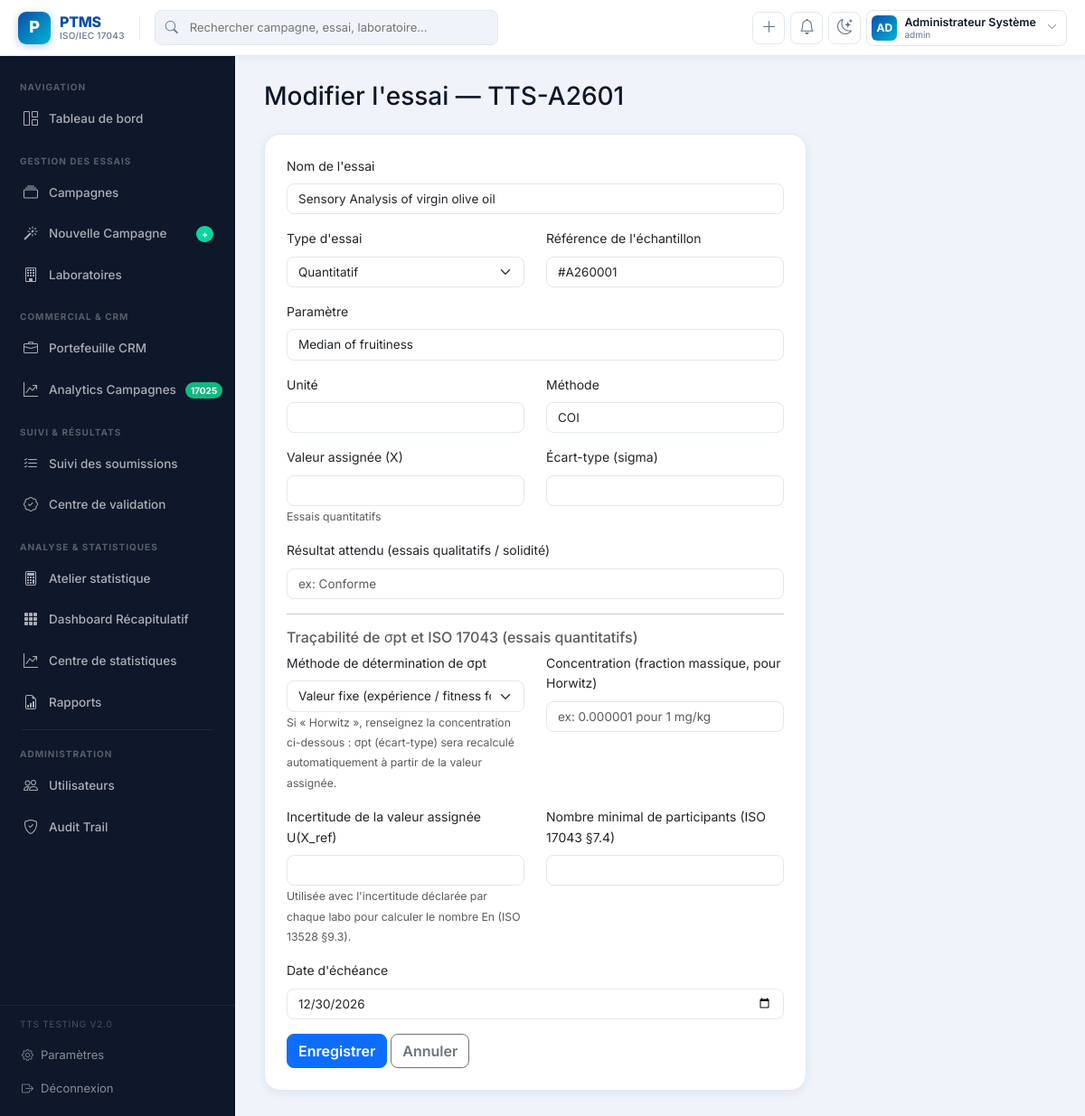
The app's page /trials/16/edit (signed in) with its own data.
### models.py (models this page shows, shortened)
class User(UserMixin, db.Model):
    __tablename__ = "users"
    id = db.Column(db.Integer, primary_key=True)
    username = db.Column(db.String(80), unique=True, nullable=False)
    email = db.Column(db.String(150), unique=True, nullable=False)
    password_hash = db.Column(db.String(255), nullable=False)
    full_name = db.Column(db.String(150), nullable=False)
    role = db.Column(db.String(30), nullable=False, default="participant")
    laboratory_id = db.Column(db.Integer, db.ForeignKey("laboratories.id"), nullable=True)
    active = db.Column(db.Boolean, default=True)
    created_at = db.Column(db.DateTime, default=datetime.utcnow)
    last_login = db.Column(db.DateTime, nullable=True)
    laboratory = db.relationship("Laboratory", back_populates="users")
    def is_admin(self):
        return self.role == "admin"
    def is_participant(self):
        return self.role == "participant"
    def is_staff(self):
        return self.role in ("admin", "chef_technique", "auditeur")

class Campaign(db.Model):
    __tablename__ = "campaigns"
    id = db.Column(db.Integer, primary_key=True)
    reference = db.Column(db.String(50), unique=True, nullable=False)
    name = db.Column(db.String(200), nullable=False)
    description = db.Column(db.Text)
    status = db.Column(db.String(30), default="draft")  # draft, active, closed, archived
    start_date = db.Column(db.Date)
    end_date = db.Column(db.Date)
    report_published = db.Column(db.Boolean, default=False)
    created_by = db.Column(db.Integer, db.ForeignKey("users.id"))
    created_at = db.Column(db.DateTime, default=datetime.utcnow)
    trials = db.relationship("Trial", back_populates="campaign", cascade="all, delete-orphan")
    laboratories = db.relationship("CampaignLaboratory", back_populates="campaign", cascade="all, delete-orphan")

class Trial(db.Model):
    __tablename__ = "trials"
    id = db.Column(db.Integer, primary_key=True)
    campaign_id = db.Column(db.Integer, db.ForeignKey("campaigns.id"), nullable=False)
    name = db.Column(db.String(200), nullable=False)
    trial_type = db.Column(db.String(20), nullable=False, default="quantitative")  # quantitative / qualitative / solidite
    parameter = db.Column(db.String(150))
    unit = db.Column(db.String(30))
    method = db.Column(db.String(150))
    sample_reference = db.Column(db.String(150))  # référence de l'échantillon testé (FTE 004/008)
    target_value = db.Column(db.Float, nullable=True)   # valeur assignée (X) — essais quantitatifs
    target_sd = db.Column(db.Float, nullable=True)       # écart-type pour évaluation (sigma) — essais quantitatifs
    expected_qualitative_result = db.Column(db.String(150), nullable=True)  # résultat attendu — essais qualitatifs/solidité
    due_date = db.Column(db.Date, nullable=True)
    sigma_pt_method = db.Column(db.String(20), nullable=False, default="fixe")
    sigma_pt_traceability = db.Column(db.Text, nullable=True)  # justification/texte de traçabilité, auto-rempli si Horwitz
    min_participants = db.Column(db.Integer, nullable=True)  # seuil minimal de participants (ISO 17043 §7.4)
    reference_uncertainty = db.Column(db.Float, nullable=True)  # U(X_ref), incertitude élargie de la valeur assignée
    campaign = db.relationship("Campaign", back_populates="trials")
    forms = db.relationship("ParticipantForm", back_populates="trial", cascade="all, delete-orphan")
    homogeneity_assessment = db.relationship(
        "HomogeneityStabilityAssessment", back_populates="trial",
        uselist=False, cascade="all, delete-orphan",
    )

### blueprints/trials.py (the view, shortened to what this page needs)
@trials_bp.route("/<int:trial_id>/edit", methods=["GET", "POST"])
@login_required
@roles_required("admin", "chef_technique")
def edit_trial(trial_id):
    trial = Trial.query.get_or_404(trial_id)
    return render_template("trials/form.html", campaign=trial.campaign, trial=trial)

### templates/trials/form.html (shortened to what this page needs)
{% extends "base.html" %}
{% block content %}
<h3 class="mb-4"> {{ 'Modifier l\'essai' if trial else 'Nouvel essai' }} — {{ campaign.reference }}</h3>
<div class="card card-kpi p-4" style="max-width:600px;">
    <form method="POST">
        <div class="mb-3">
            <label class="form-label">Nom de l'essai</label>
            <input type="text" class="form-control" name="name" value="{{ trial.name if trial else '' }}" required>
        </div>
        <div class="row">
            <div class="col-md-6 mb-3">
                <label class="form-label">Type d'essai</label>
                <select class="form-select" name="trial_type">
                    <option value="quantitative" {{ 'selected' if trial and trial.trial_type=='quantitative' }}>Quantitatif</option>
                </select>
            </div>
            <div class="col-md-6 mb-3">
                <label class="form-label">Référence de l'échantillon</label>
                <input type="text" class="form-control" name="sample_reference" value="{{ trial.sample_reference if trial else '' }}">
            </div>
        </div>
        <div class="mb-3">
            <label class="form-label">Paramètre</label>
            <input type="text" class="form-control" name="parameter" value="{{ trial.parameter if trial else '' }}">
        </div>
        <div class="row">
            <div class="col-md-6 mb-3">
                <label class="form-label">Unité</label>
                <input type="text" class="form-control" name="unit" value="{{ trial.unit if trial else '' }}">
            </div>
            <div class="col-md-6 mb-3">
                <label class="form-label">Méthode</label>
                <input type="text" class="form-control" name="method" value="{{ trial.method if trial else '' }}">
            </div>
        </div>
        <div class="row">
            <div class="col-md-6 mb-3">
                <label class="form-label">Valeur assignée (X)</label>
                <input type="number" step="any" class="form-control" name="target_value" value="{{ trial.target_value if trial and trial.target_value is not none else '' }}">
                <span class="form-text">Essais quantitatifs</span>
            </div>
            <div class="col-md-6 mb-3">
                <label class="form-label">Écart-type (sigma)</label>
                <input type="number" step="any" class="form-control" name="target_sd" value="{{ trial.target_sd if trial and trial.target_sd is not none else '' }}">
            </div>
        </div>
        <div class="mb-3">
            <label class="form-label">Résultat attendu (essais qualitatifs / solidité)</label>
            <input type="text" class="form-control" name="expected_qualitative_result" value="{{ trial.expected_qualitative_result if trial and trial.expected_qualitative_result else '' }}" placeholder="ex: Conforme">
        </div>
        <hr>
        <h6 class="text-muted">Traçabilité de σpt et ISO 17043 (essais quantitatifs)</h6>
        <div class="row">
            <div class="col-md-6 mb-3">
                <label class="form-label">Méthode de détermination de σpt</label>
                <select class="form-select" name="sigma_pt_method">
                    <option value="fixe" {{ 'selected' if trial and trial.sigma_pt_method=='fixe' }}>Valeur fixe (expérience / fitness for purpose)</option>
                </select>
                <span class="form-text">Si « Horwitz », renseignez la concentration ci-dessous : σpt (écart-type) sera recalculé automatiquement à partir de la valeur assignée.</span>
            </div>
            <div class="col-md-6 mb-3">
                <label class="form-label">Concentration (fraction massique, pour Horwitz)</label>
                <input type="number" step="any" class="form-control" name="horwitz_concentration" placeholder="ex: 0.000001 pour 1 mg/kg">
            </div>
        </div>
        <div class="row">
            <div class="col-md-6 mb-3">
                <label class="form-label">Incertitude de la valeur assignée U(X_ref)</label>
                <input type="number" step="any" class="form-control" name="reference_uncertainty" value="{{ trial.reference_uncertainty if trial and trial.reference_uncertainty is not none else '' }}">
                <span class="form-text">Utilisée avec l'incertitude déclarée par chaque labo pour calculer le nombre En (ISO 13528 §9.3).</span>
            </div>
            <div class="col-md-6 mb-3">
                <label class="form-label">Nombre minimal de participants (ISO 17043 §7.4)</label>
                <input type="number" class="form-control" name="min_participants" value="{{ trial.min_participants if trial and trial.min_participants is not none else '' }}">
            </div>
        </div>
        <div class="mb-3">
            <label class="form-label">Date d'échéance</label>
            <input type="date" class="form-control" name="due_date" value="{{ trial.due_date if trial and trial.due_date else '' }}">
        </div>
        <button type="submit" class="btn btn-primary">Enregistrer</button>
        <a href="{{ url_for('trials.list_trials', campaign_id=campaign.id) }}" class="btn btn-outline-secondary">Annuler</a>
    </form>
</div>
{% endblock %}

### templates/base.html (shortened to what this page needs)
<!DOCTYPE html>
<html lang="fr">
<head>
    <link href="https://cdn.jsdelivr.net/npm/bootstrap@5.3.2/dist/css/bootstrap.min.css" rel="stylesheet">
    <link href="https://cdn.jsdelivr.net/npm/bootstrap-icons@1.11.3/font/bootstrap-icons.css" rel="stylesheet">
</head>
<body>
{% if current_user.is_authenticated %}
<nav class="ptms-topnav">
    <a class="ptms-brand" href="{{ url_for('dashboard.index') }}">
        <div class="ptms-brand-logo">P</div>
        <div class="ptms-brand-text">
            <span class="ptms-brand-name">PTMS</span>
            <span class="ptms-brand-sub">ISO/IEC 17043</span>
        </div>
    </a>
    <div class="ptms-topnav-search position-relative">
        <input type="text" placeholder="Rechercher campagne, essai, laboratoire…" id="globalSearch">
    </div>
    <div class="ptms-topnav-actions">
        {% if current_user.is_staff() %}
        <a href="{{ url_for('wizard.start') }}" class="ptms-icon-btn" title="Nouvelle campagne">
            <i class="bi bi-plus-lg"></i>
        </a>
        {% endif %}
        <a href="{{ url_for('dashboard.index') }}" class="ptms-icon-btn" id="notifBtn">
            <i class="bi bi-bell"></i>
        </a>
        <button class="ptms-icon-btn" onclick="toggleTheme()" title="Apparence">
            <i class="bi bi-moon-stars" id="themeIcon"></i>
        </button>
        <div class="dropdown">
            <a class="ptms-user-pill" data-bs-toggle="dropdown" href="#">
                <div class="ptms-user-avatar">
                    {{ current_user.full_name[:2].upper() if current_user.full_name else 'PT' }}
                </div>
                <div class="ptms-user-info">
                    <div class="ptms-user-name">{{ current_user.full_name or current_user.email }}</div>
                    <div class="ptms-user-role">{{ current_user.role }}</div>
                </div>
                <i class="bi bi-chevron-down ms-1" style="font-size:11px;color:var(--ptms-muted)"></i>
            </a>
        </div>
    </div>
</nav>
<aside class="ptms-sidebar" id="ptmsSidebar">
    <div class="ptms-sidebar-inner">
        <div class="ptms-sidebar-section">
            <div class="ptms-sidebar-section-label">Navigation</div>
            <a href="{{ url_for('dashboard.index') }}" class="ptms-nav-link {% if request.endpoint and 'dashboard' in request.endpoint %}active{% endif %}">
                <i class="bi bi-grid-1x2"></i> Tableau de bord
            </a>
        </div>
        {% if current_user.is_staff() %}
        <div class="ptms-sidebar-section">
            <div class="ptms-sidebar-section-label">Gestion des Essais</div>
            <a href="{{ url_for('campaigns.list_campaigns') }}" class="ptms-nav-link {% if request.endpoint and 'campaign' in request.endpoint %}active{% endif %}">
                <i class="bi bi-collection"></i> Campagnes
            </a>
            {% if current_user.role in ['admin','chef_technique'] %}
            <a href="{{ url_for('wizard.start') }}" class="ptms-nav-link {% if request.endpoint and 'wizard' in request.endpoint %}active{% endif %}">
                <i class="bi bi-magic"></i> Nouvelle Campagne
                <span class="ptms-nav-badge" style="background:var(--ptms-accent2);">+</span>
            </a>
            {% endif %}
            <a href="{{ url_for('laboratories.list_labs') }}" class="ptms-nav-link {% if request.endpoint and 'laborator' in request.endpoint %}active{% endif %}">
                <i class="bi bi-building"></i> Laboratoires
            </a>
        </div>
        <div class="ptms-sidebar-section">
            <div class="ptms-sidebar-section-label">Commercial & CRM</div>
            <a href="{{ url_for('commercial.index') }}" class="ptms-nav-link {% if request.endpoint == 'commercial.index' %}active{% endif %}">
                <i class="bi bi-briefcase"></i> Portefeuille CRM
            </a>
            <a href="{{ url_for('commercial.campaign_analytics') }}" class="ptms-nav-link {% if request.endpoint == 'commercial.campaign_analytics' %}active{% endif %}">
                <i class="bi bi-graph-up-arrow"></i> Analytics Campagnes
                <span class="ptms-nav-badge" style="background:#10B981;">17025</span>
            </a>
        </div>
        <div class="ptms-sidebar-section">
            <div class="ptms-sidebar-section-label">Suivi & Résultats</div>
            <a href="{{ url_for('participants.tracker') }}" class="ptms-nav-link {% if request.endpoint and 'tracker' in request.endpoint %}active{% endif %}">
                <i class="bi bi-list-check"></i> Suivi des soumissions
            </a>
            <a href="{{ url_for('participants.validation_center') }}" class="ptms-nav-link {% if request.endpoint and 'validation' in request.endpoint %}active{% endif %}">
                <i class="bi bi-patch-check"></i> Centre de validation
            </a>
        </div>
        <div class="ptms-sidebar-section">
            <div class="ptms-sidebar-section-label">Analyse & Statistiques</div>
            <a href="{{ url_for('traitement.atelier') }}" class="ptms-nav-link {% if request.endpoint == 'traitement.atelier' %}active{% endif %}">
                <i class="bi bi-calculator"></i> Atelier statistique
            </a>
            <a href="{{ url_for('traitement.dashboard') }}" class="ptms-nav-link {% if request.endpoint == 'traitement.dashboard' %}active{% endif %}">
                <i class="bi bi-grid-3x3-gap-fill"></i> Dashboard Récapitulatif
            </a>
            <a href="{{ url_for('statistics.index') }}" class="ptms-nav-link {% if request.endpoint and 'statistics' in request.endpoint %}active{% endif %}">
                <i class="bi bi-graph-up-arrow"></i> Centre de statistiques
            </a>
            <a href="{{ url_for('reports.index') }}" class="ptms-nav-link {% if request.endpoint and 'report' in request.endpoint %}active{% endif %}">
                <i class="bi bi-file-earmark-bar-graph"></i> Rapports
            </a>
        </div>
        {% endif %}
        {% if current_user.is_admin() or current_user.role == 'auditeur' %}
        <div class="ptms-sidebar-divider"></div>
        <div class="ptms-sidebar-section">
            <div class="ptms-sidebar-section-label">Administration</div>
            {% if current_user.is_admin() %}
            <a href="{{ url_for('admin.list_users') }}" class="ptms-nav-link {% if request.endpoint and 'admin' in request.endpoint and 'user' in request.endpoint %}active{% endif %}">
                <i class="bi bi-people"></i> Utilisateurs
            </a>
            {% endif %}
            <a href="{{ url_for('admin.audit_trail') }}" class="ptms-nav-link {% if request.endpoint and 'audit' in request.endpoint %}active{% endif %}">
                <i class="bi bi-shield-check"></i> Audit Trail
            </a>
        </div>
        {% endif %}
    </div>
    <div class="ptms-sidebar-footer">
        <div style="font-size:10px; color:rgba(255,255,255,.25); padding:0 10px 8px; text-transform:uppercase; letter-spacing:.8px;">
            TTS Testing v2.0
        </div>
        <a href="{{ url_for('auth.profile') }}" class="ptms-sidebar-footer-link">
            <i class="bi bi-gear"></i> Paramètres
        </a>
        <a href="{{ url_for('auth.logout') }}" class="ptms-sidebar-footer-link">
            <i class="bi bi-box-arrow-right"></i> Déconnexion
        </a>
    </div>
</aside>
<main class="ptms-main ptms-animate">
    {% block content %}{% endblock %}
</main>
{% endif %}
</body>
</html>

### records on screen
User: full_name "AD", full_name "Administrateur Système", role "admin"
Campaign: reference "TTS-A2601"
Trial: name "Sensory Analysis of virgin olive oil", sample_reference "#A260001", parameter "Median of fruitiness", method "COI", due_date "12/30/2026"

### other values on screen
{{ 'Modifier l\'essai' if trial else 'Nouvel essai' }} "Modifier l'essai"
